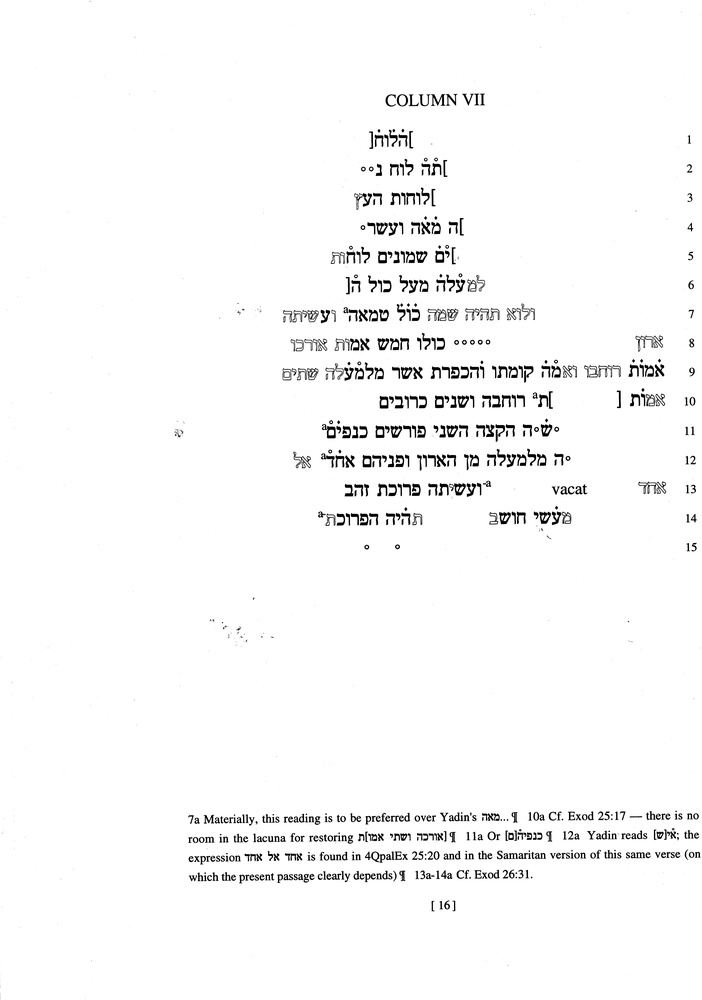
#> input picture font.jpg, 702 x 1000 px, shrunk from 4823 x 6874 before the run, found by its file name
$ python preprocess.py
#> lines starting #> are read from the running program, lines starting #| are printed output that depends on the picture
"""Step 1: Preprocess font.jpg into a clean binary image."""

import cv2
import numpy as np
import os


def preprocess(image_path: str) -> np.ndarray:
    """Load image, convert to clean binary (black text on white background).

    Returns the binary image as a numpy array (0=text, 255=background).
    Also saves to glyphs/preprocessed.png.
    """
#> called with image_path = 'font.jpg'
    img = cv2.imread(image_path)
#> img is the input picture: shape (1000, 702, 3); min 0, max 255, mean 248.7
    if img is None:
        raise FileNotFoundError(f"Cannot read image: {image_path}")

    # Convert to grayscale
    gray = cv2.cvtColor(img, cv2.COLOR_BGR2GRAY)

    # Adaptive threshold — handles uneven scan lighting
    binary = cv2.adaptiveThreshold(
        gray, 255, cv2.ADAPTIVE_THRESH_GAUSSIAN_C, cv2.THRESH_BINARY, blockSize=31, C=10
    )
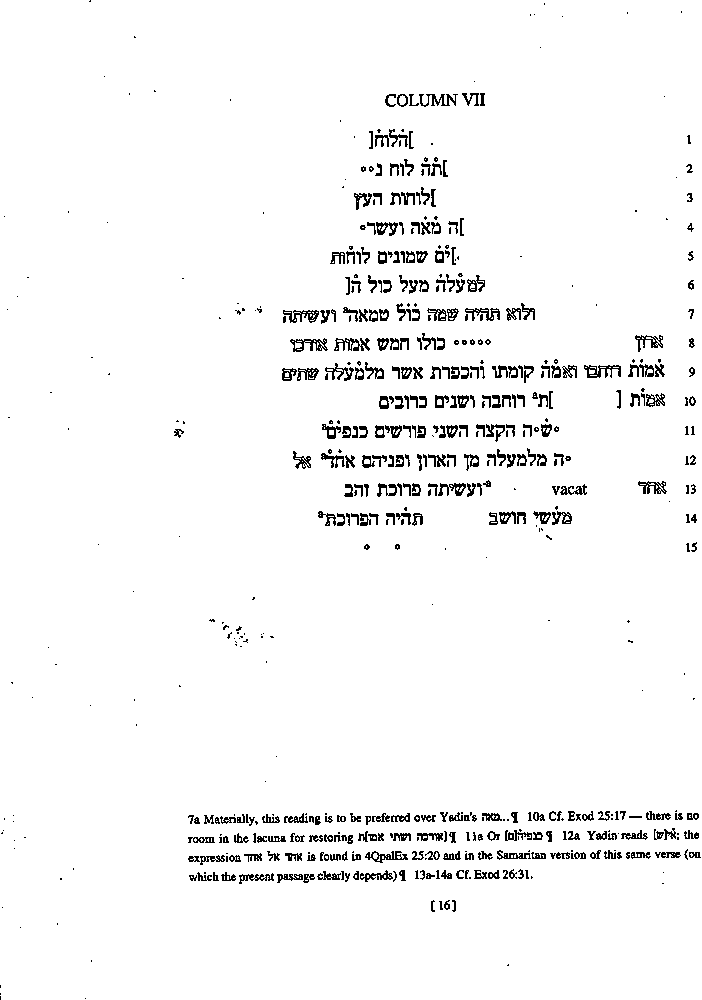
#> binary: shape (1000, 702); 96.6% white; black in thin lines or dots

    # Clean up noise with morphological operations
    kernel = np.ones((2, 2), np.uint8)
    binary = cv2.morphologyEx(binary, cv2.MORPH_CLOSE, kernel)
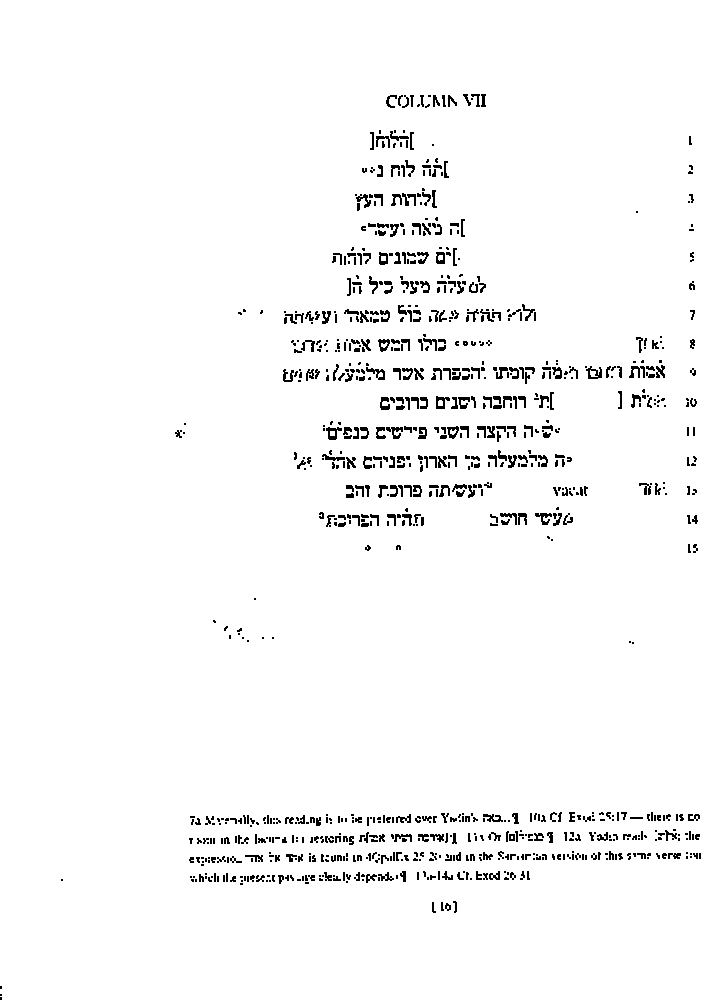
#> binary: shape (1000, 702); 97.1% white; black in thin lines or dots

    # Save output
    os.makedirs("glyphs", exist_ok=True)
    cv2.imwrite("glyphs/preprocessed.png", binary)

    return binary


if __name__ == "__main__":
    result = preprocess("font.jpg")
    h, w = result.shape
#> h = 1000; w = 702
    print(f"Preprocessed image: {w}x{h}, saved to glyphs/preprocessed.png")
#| Preprocessed image: 702x1000, saved to glyphs/preprocessed.png
